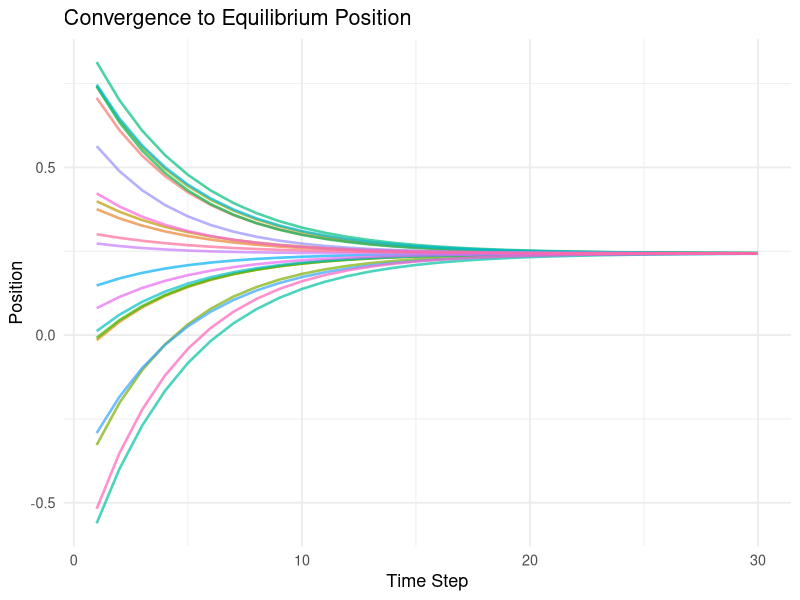

Source code (R):
library(ggplot2)
library(tidyr)

# Parameters

set.seed(42)

n_agents          <- 20
n_steps           <- 30
convergence_parameter <- 0.2

# Initialise agents 

positions        <- runif(n_agents, -1, 1)
salience         <- runif(n_agents)
capability       <- runif(n_agents)
influence_scores <- salience * capability

# Simulating Convergence

history <- matrix(nrow = n_steps, ncol = n_agents)

for (t in seq_len(n_steps)) {
  for (i in seq_len(n_agents)) {
    others       <- setdiff(seq_len(n_agents), i)
    total_weight <- sum(influence_scores[others])
    if (total_weight == 0) next
    weighted_avg <- sum(positions[others] * influence_scores[others]) / total_weight
    positions[i] <- positions[i] + convergence_parameter * (weighted_avg - positions[i])
  }
  history[t, ] <- positions
}

# Plot

history_df           <- as.data.frame(history)
colnames(history_df) <- paste0("Agent_", seq_len(n_agents))
history_df$time_step <- seq_len(n_steps)

history_long <- pivot_longer(history_df, -time_step, names_to  = "agent", values_to = "position")

print(
  ggplot(history_long, aes(x = time_step, y = position, colour = agent)) +
    geom_line(alpha = 0.7, linewidth = 0.9) +
    labs(title = "Convergence to Equilibrium Position", x = "Time Step", y = "Position") +
    theme_minimal(base_size = 13) + theme(legend.position = "none")
)
